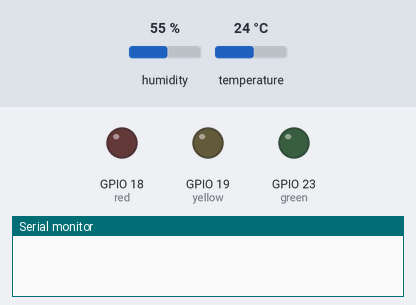
The sketch below on a simulated ESP32. Shown: output pins drawn as LEDs (lit = HIGH), the last lines printed to the serial monitor. The inputs (shaded band) are chosen by the test bench; at power-on: humidity 55 %, temperature 24 °C.

Above: at 0.1 s.
At 2.1 s:
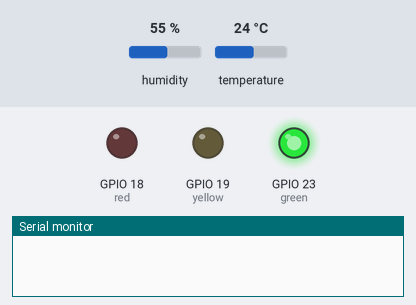
At 8.1 s:
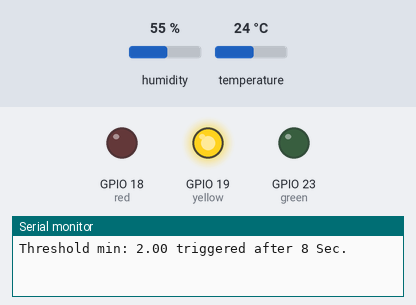
Timing chart, 0 to 9.6 s (numbered marks = the images above):
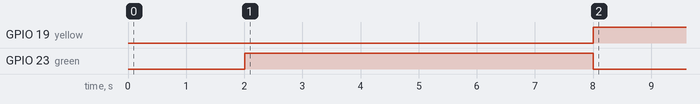

The sketch:

DHT20_DHT22.ino
```cpp
/*
        _          _ ______ _____ _____
       (_)        | |  ____|  __ \_   _|
  _ __  ___  _____| | |__  | |  | || |
 | '_ \| \ \/ / _ \ |  __| | |  | || |
 | |_) | |>  <  __/ | |____| |__| || |_
 | .__/|_/_/\_\___|_|______|_____/_____|
 | |
 |_|

www.pixeledi.eu | https://linktr.ee/pixeledi
DHT20 minmax | V1.0 | 05.2023
*/

#include <Adafruit_Sensor.h>
#include <DHT.h>

// DHT22
#define DHTPIN 26
#define DHTTYPE DHT22
DHT dht22 = DHT(DHTPIN, DHTTYPE);

byte red = 18;
byte yellow = 19;
byte green = 23;

float minTemp = 5;
float maxTemp = 30;
bool threshold = false;
unsigned long thresholdTime = millis();

unsigned long previousMillis = millis();

void allLEDsOff() {
  digitalWrite(green, LOW);
  digitalWrite(yellow, LOW);
  digitalWrite(red, LOW);
}

void setup() {
  Serial.begin(115200);
  dht22.begin();
  pinMode(red, OUTPUT);
  pinMode(yellow, OUTPUT);
  pinMode(green, OUTPUT);
}

void loop() {

  unsigned long currentMillis = millis();

  if (currentMillis - previousMillis >= (1000 * 2)) {
    previousMillis = currentMillis;

    float temperature = dht22.readTemperature();
    float humidity = dht22.readHumidity();

    if (isnan(humidity) || isnan(temperature)) {
      Serial.println("Failed to read data from DHT sensor!");
      return;
    }

    // threshold test
    if (millis() > (1000 * 7)) {
      temperature = 2;
    }


    // Update minimum und maximum
    if (temperature < minTemp) {
      minTemp = temperature;
      thresholdTime = millis();
      allLEDsOff();
      digitalWrite(yellow, HIGH);
      Serial.println("Threshold min: " + String(minTemp) + " triggered after " + String(thresholdTime / 1000) + " Sec.");
      threshold = true;
    } else if (temperature > maxTemp) {
      maxTemp = temperature;
      allLEDsOff();
      digitalWrite(red, HIGH);
      thresholdTime = millis();
      Serial.println("Threshold max: " + String(maxTemp) + " triggered after " + String(thresholdTime / 1000) + " Sec.");
      threshold = true;
    }

    if (!threshold)
     {
      allLEDsOff();
      digitalWrite(green, HIGH);
    }

    //DEBUG
    // Serial.print("Aktuelle Temperatur: ");
    // Serial.print(temperature);
    // Serial.print(" °C, Min Temperatur: ");
    // Serial.print(minTemp);
    // Serial.print(" °C, Max Temperatur: ");
    // Serial.print(maxTemp);
    // Serial.println(" °C");

    // Serial.print("Feuchtigkeit: ");
    // Serial.print(humidity);
    // Serial.println(" %");
  }
}
```

Measured:
- by itself, GPIO 19 (yellow): LOW → HIGH at 8.0 s
- by itself, GPIO 23 (green): LOW → HIGH at 2.0 s, → LOW 6.0 s later
